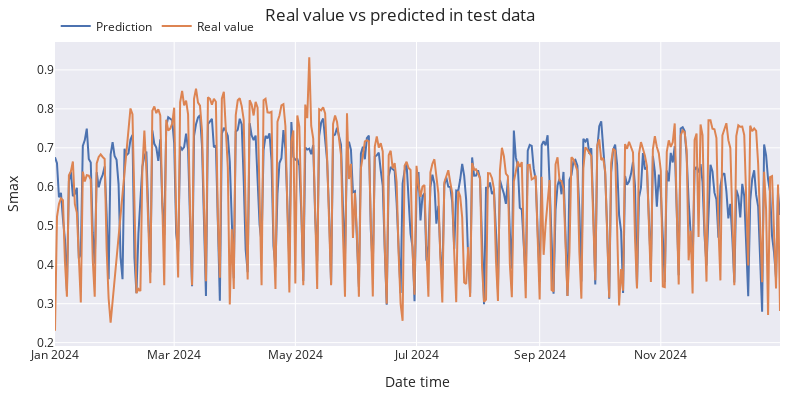

This figure's notebook cell:
### Code cell
# Plot prediction intervals vs real value
# ==============================================================================
fig = go.Figure([
    go.Scatter(
        name='Prediction', x=predictions.index, y=predictions['pred'], mode='lines',
    ),
    go.Scatter(
        name='Real value', x=data_test.index, y=data_test['Smax'], mode='lines',
    # ),
    # go.Scatter(
    #     name='Upper Bound', x=predictions.index, y=predictions['upper_bound'],
    #     mode='lines', marker=dict(color="#444"), line=dict(width=0), showlegend=False
    # ),
    # go.Scatter(
    #     name='Lower Bound', x=predictions.index, y=predictions['lower_bound'],
    #     marker=dict(color="#444"), line=dict(width=0), mode='lines',
    #     fillcolor='rgba(68, 68, 68, 0.3)', fill='tonexty', showlegend=False
    )
])
fig.update_layout(
    title="Real value vs predicted in test data",
    xaxis_title="Date time",
    yaxis_title="Smax",
    width=800,
    height=400,
    margin=dict(l=20, r=20, t=35, b=20),
    hovermode="x",
    legend=dict(orientation="h", yanchor="top", y=1.1, xanchor="left", x=0.001)
)
fig.show()

### Figure 1 — Plotly figure (JSON) as saved in the notebook; plotly's stock layout.template omitted (floating-point values rounded to 4 significant figures; data arrays with more than 128 entries replaced by an {"elided": "..."} marker saying what was removed)
{"data": [{"mode": "lines", "name": "Prediction", "type": "scatter", "x": {"elided": "366 str values"}, "y": {"elided": "366 float values"}}, {"mode": "lines", "name": "Real value", "type": "scatter", "x": {"elided": "366 str values"}, "y": {"elided": "366 float values"}}], "layout": {"height": 400, "hovermode": "x", "legend": {"orientation": "h", "x": 0.001, "xanchor": "left", "y": 1.1, "yanchor": "top"}, "margin": {"b": 20, "l": 20, "r": 20, "t": 35}, "title": {"text": "Real value vs predicted in test data"}, "width": 800, "xaxis": {"title": {"text": "Date time"}}, "yaxis": {"title": {"text": "Smax"}}}}
